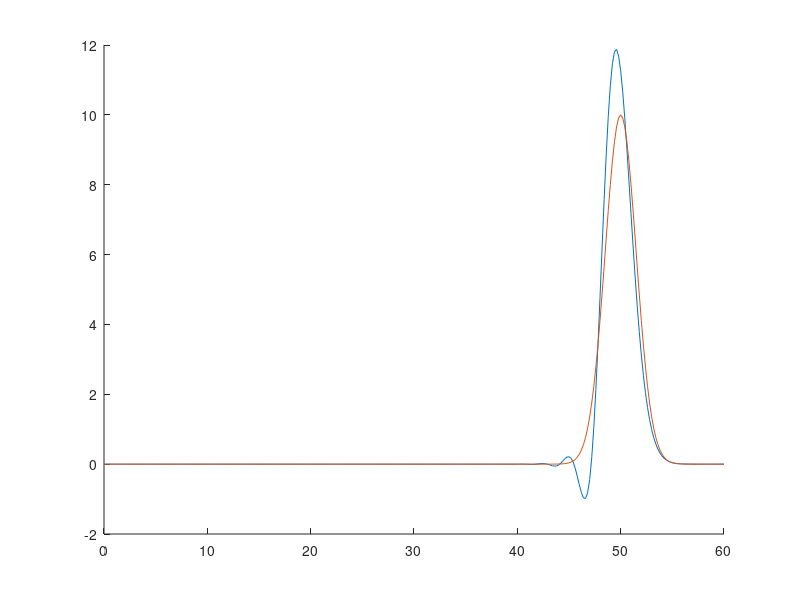

Recreate this plot in MATLAB.
%Solving PDE with FTCS

xmin = 0;
xmax = 60;
dx = 0.2;
tmax = 20;
dt =  0.01;
A = 10;
v = 2;
d = 1.5;
x0 = 10;

%Discretise both space and time
xVals = xmin:dx:xmax;
tVals = 0:dt:tmax;

%Create matrix to store values of function u(x,t)
u = zeros(length(xVals),length(tVals));

%Plot Gaussian Distribution at t=0
for j = 2 : length(xVals) - 1
    
    u(j,1) = A*exp(-(xVals(j) - x0 - v*0)^2/(2*d^2));
end

%Calculate propagation
for n = 1 : length(tVals) - 1
   
    
    for j = 2 : length(xVals) - 1
       %Using FTCS
        u(j,n+1) = u(j,n) - v*(dt/(2*dx))*(u(j+1,n) - u(j-1,n));
        
    end
    
end

%Calculate analytic solution
analytic = zeros(length(xVals),length(tVals));

for m = 1:length(xVals)
    
    for i = length(tVals)
        
        analytic(m,i) = A*exp(-(xVals(m) - x0 - v*tVals(i))^2/(2*d^2));
        
    end
end


hold on
plot(xVals,u(:,length(tVals)))
plot(xVals,analytic(:,length(tVals)))
hold off

%Plot surface, removing grid lines
%graphed = surf(tVals,xVals,u);
%set(graphed,'LineStyle','none')

%When this runs it goes big
